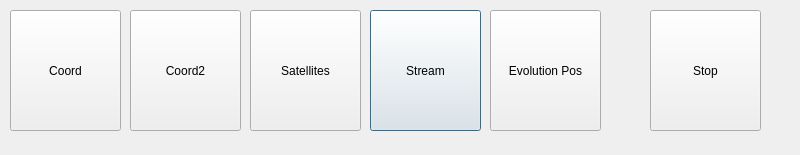
<?xml version="1.0" encoding="UTF-8"?>
<ui version="4.0">
 <class>Options2</class>
 <widget class="QDialog" name="Options2">
  <property name="windowModality">
   <enum>Qt::NonModal</enum>
  </property>
  <property name="geometry">
   <rect>
    <x>0</x>
    <y>0</y>
    <width>800</width>
    <height>155</height>
   </rect>
  </property>
  <property name="windowTitle">
   <string>Options Choice</string>
  </property>
  <property name="modal">
   <bool>true</bool>
  </property>
  <widget class="QPushButton" name="satStatusButton">
   <property name="geometry">
    <rect>
     <x>250</x>
     <y>10</y>
     <width>111</width>
     <height>121</height>
    </rect>
   </property>
   <property name="text">
    <string>Satellites</string>
   </property>
  </widget>
  <widget class="QPushButton" name="CoordonneesButton">
   <property name="geometry">
    <rect>
     <x>10</x>
     <y>10</y>
     <width>111</width>
     <height>121</height>
    </rect>
   </property>
   <property name="text">
    <string>Coord</string>
   </property>
  </widget>
  <widget class="QPushButton" name="NavidataButton">
   <property name="geometry">
    <rect>
     <x>490</x>
     <y>10</y>
     <width>111</width>
     <height>121</height>
    </rect>
   </property>
   <property name="text">
    <string>Evolution Pos</string>
   </property>
  </widget>
  <widget class="QPushButton" name="StreamButton">
   <property name="geometry">
    <rect>
     <x>370</x>
     <y>10</y>
     <width>111</width>
     <height>121</height>
    </rect>
   </property>
   <property name="text">
    <string>Stream</string>
   </property>
   <property name="autoDefault">
    <bool>false</bool>
   </property>
   <property name="default">
    <bool>true</bool>
   </property>
  </widget>
  <widget class="QPushButton" name="StopButton">
   <property name="geometry">
    <rect>
     <x>650</x>
     <y>10</y>
     <width>111</width>
     <height>121</height>
    </rect>
   </property>
   <property name="text">
    <string>Stop</string>
   </property>
  </widget>
  <widget class="QPushButton" name="CoordonneesButton2">
   <property name="geometry">
    <rect>
     <x>130</x>
     <y>10</y>
     <width>111</width>
     <height>121</height>
    </rect>
   </property>
   <property name="text">
    <string>Coord2</string>
   </property>
  </widget>
 </widget>
 <resources/>
 <connections/>
</ui>
